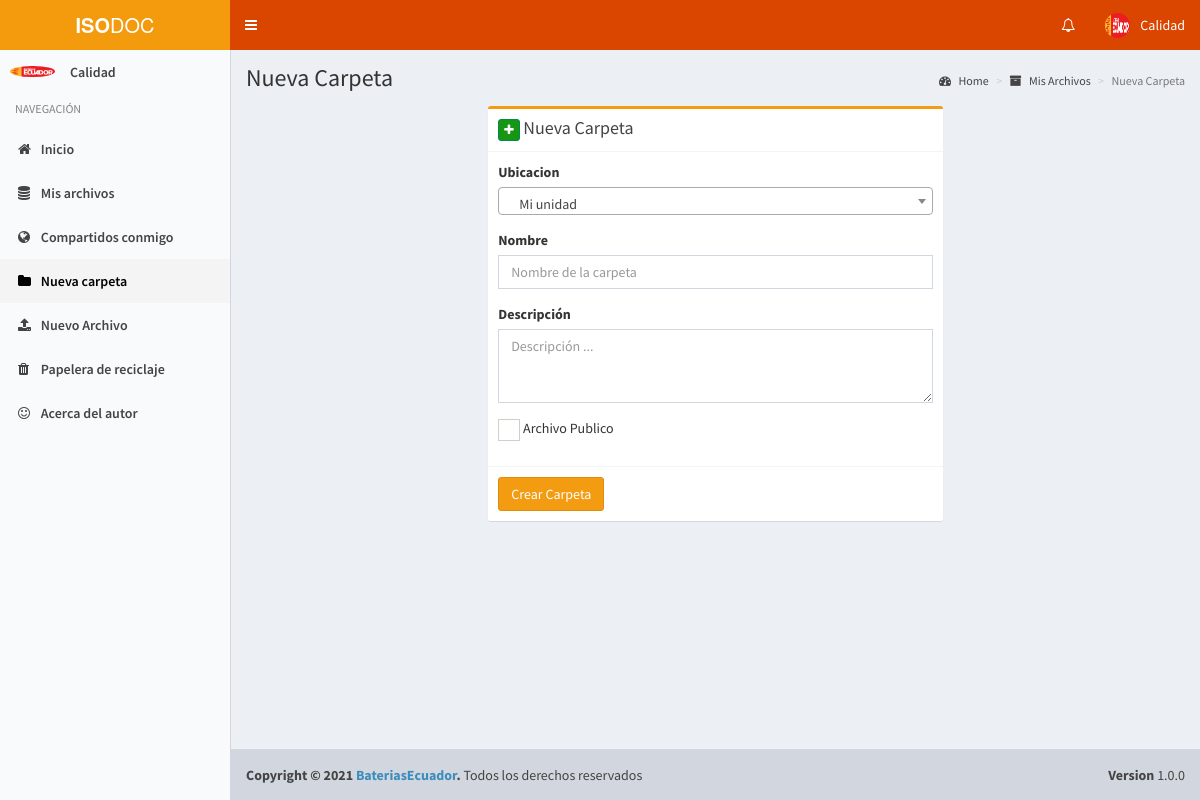
The page /newfolder.php (signed in) on the database its author committed.
### tables this page shows
CREATE TABLE IF NOT EXISTS `user` (
  `id` int(11) NOT NULL AUTO_INCREMENT,
  `fullname` varchar(100) NOT NULL,
  `email` varchar(255) NOT NULL,
  `password` varchar(60) NOT NULL,
  `image` varchar(255) DEFAULT NULL,
  `is_active` tinyint(1) NOT NULL DEFAULT '1',
  `is_admin` tinyint(1) NOT NULL DEFAULT '0',
  `is_public` tinyint(1) NOT NULL DEFAULT '0',
  `is_evaluator` tinyint(1) NOT NULL DEFAULT '0',
  `created_at` datetime NOT NULL,
  PRIMARY KEY (`id`),
  UNIQUE KEY `email` (`email`)
);

### newfolder.php (the view, shortened to what this page needs)
<?php
$active4 = "active";
include "header.php";
?>
<div class="content-wrapper">
    <section class="content-header">
        <h1>Nueva Carpeta</h1>
        <ol class="breadcrumb">
            <li><a href="home"><i class="fa fa-dashboard"></i> Home</a></li>
            <li><a href="myfiles"><i class="fa fa-archive"></i> Mis Archivos</a></li>
            <li class="active">Nueva Carpeta</li>
        </ol>
    </section>
    <section class="content">
        <div class="row">
            <div class="col-md-6 col-md-offset-3">
                <div class="box box-warning">
                    <div class="box-header with-border">
                        <h3 class="box-title"><button class="btn btn-xs btn-success"><i class="fa fa-plus"></i></button> Nueva Carpeta</h3>
                    </div>
                    <form role="form" action="action/addfolder.php" method="post">
                        <div class="box-body">
                            <div class="form-group">
                                <label for="exampleInputEmail1">Ubicacion</label>
                            </div>
                            <div class="form-group">
                                <label for="name_folder">Nombre</label>
                                <input type="text" name="filename" class="form-control" id="name_folder" placeholder="Nombre de la carpeta">
                            </div>
                            <div class="form-group">
                                <label>Descripción</label>
                                <textarea class="form-control" name="description" rows="3" placeholder="Descripción ..."></textarea>
                            </div>
                            <?php if ($is_evaluator == 1) : ?>
                                <div class="form-group">
                                    <div class="checkbox icheck">
                                        <label>
                                            <input type="checkbox" name="is_public">&nbsp;Archivo Publico
                                        </label>
                                    </div>
                                </div>
                            <?php endif; ?>
                        </div>
                        <div class="box-footer">
                            <button type="submit" class="btn btn-warning">Crear Carpeta</button>
                        </div>
                    </form>
                </div>
            </div>
        </div>
    </section>
</div>
<?php include "footer.php"; ?>

### header.php (shortened to what this page needs)
<?php
include "config/config.php";
$my_user_id = $_SESSION['user_id'];
$is_evaluator = $_SESSION['is_evaluator'];
$query = mysqli_query($con, "SELECT * from user where id=$my_user_id");
while ($row = mysqli_fetch_array($query)) {
    $fullname = $row['fullname'];
    $profile_pic = $row['image'];
}
?>
<!DOCTYPE html>
<html>
<head>
    <link rel="stylesheet" href="bootstrap/css/bootstrap.min.css">
    <link rel="stylesheet" href="css/font-awesome/css/font-awesome.min.css">
    <link rel="stylesheet" href="plugins/datatables/dataTables.bootstrap.css">
    <link rel="stylesheet" href="dist/css/AdminLTE.min.css">
    <link rel="stylesheet" href="dist/css/skins/_all-skins.min.css">
    <link rel="stylesheet" href="plugins/select2/select2.min.css">
    <link rel="stylesheet" href="plugins/iCheck/square/blue.css">
    <link rel="stylesheet" href="css/micss.css">
    <link rel="stylesheet" href="css/styles.css">
</head>
<body class="hold-transition skin-yellow-light sidebar-mini">
    <div class="wrapper">
        <header class="main-header">
            <a href="home.php" class="logo">
                <span class="logo-lg"><b>ISO</b>DOC</span>
            </a>
            <nav class="navbar navbar-static-top">
                <a href="#" class="sidebar-toggle" data-toggle="offcanvas" role="button">
                </a>
                <div class="navbar-custom-menu">
                    <ul class="nav navbar-nav">
                        <li class="dropdown notifications-menu">
                            <a href="#" class="dropdown-toggle" data-toggle="dropdown">
                                <i class="fa fa-bell-o"></i>
                            </a>
                        </li>
                        <li class="dropdown user user-menu">
                            <a href="#" class="dropdown-toggle" data-toggle="dropdown">
                                <img src="images/profiles/<?php echo $profile_pic; ?>" class="user-image" alt="User Image">
                                <span class="hidden-xs"><?php echo $fullname; ?></span>
                            </a>
                        </li>
                    </ul>
                </div>
            </nav>
        </header>
        <aside class="main-sidebar">
            <section class="sidebar">
                <div class="user-panel">
                    <div class="pull-left image">
                        <img src="images/profiles/<?php echo $profile_pic; ?>" class="img-circle" alt="User Image">
                    </div>
                    <div class="pull-left info">
                        <p><?php echo $fullname; ?></p>
                        <a href="#"><i class="fa fa-circle text-success"></i> Online</a>
                    </div>
                </div>
                <ul class="sidebar-menu">
                    <li class="header">NAVEGACIÓN</li>
                    <li class="<?php if (isset($active1)) {
                                    echo $active1;
                                } ?>">
                        <a href="home"><i class="fa fa-home"></i> <span>Inicio</span></a>
                    </li>
                    <li class="<?php if (isset($active2)) {
                                    echo $active2;
                                } ?>">
                        <a href="myfiles"><i class="fa fa-database"></i> <span>Mis archivos</span></a>
                    </li>
                    <li class="<?php if (isset($active3)) {
                                    echo $active3;
                                } ?>">
                        <a href="shared"><i class="fa fa-globe"></i> <span>Compartidos conmigo</span></a>
                    </li>
                    <li class="<?php if (isset($active4)) {
                                    echo $active4;
                                } ?>">
                        <a href="newfolder"><i class="fa fa-folder"></i> <span>Nueva carpeta</span></a>
                    </li>
                    <li class="<?php if (isset($active5)) {
                                    echo $active5;
                                } ?>">
                        <a href="newfile"><i class="fa fa-upload"></i> <span>Nuevo Archivo</span></a>
                    </li>
                    <li class="<?php if (isset($active6)) {
                                    echo $active6;
                                } ?>">
                        <a href="recicle"><i class="fa fa-trash"></i> <span>Papelera de reciclaje</span></a>
                    </li>
                    <li class="<?php if (isset($active7)) {
                                    echo $active7;
                                } ?>">
                        <a href="about"><i class="fa fa-smile-o"></i> <span>Acerca del autor</span></a>
                    </li>
                </ul>
            </section>
        </aside>

### css/styles.css (style rules this page uses)
.btn-success { background: rgb(23, 150, 19); }

### rows shown on the page
user: image (picture), fullname "Calidad"
